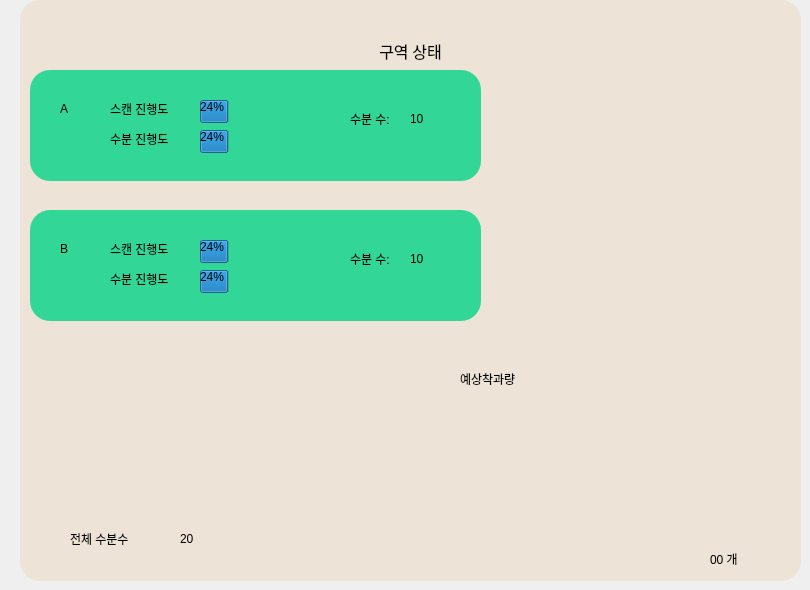
         <widget class="QWidget" name="stat_page">
          <widget class="QGroupBox" name="groupBox_3">
           <property name="geometry">
            <rect>
             <x>20</x>
             <y>0</y>
             <width>781</width>
             <height>581</height>
            </rect>
           </property>
           <property name="styleSheet">
            <string notr="true">background-color: rgb(237, 227, 214);


border-top-left-radius:20px;
border-top-right-radius:20px;
border-bottom-left-radius:20px;
border-bottom-right-radius:20px;</string>
           </property>
           <property name="title">
            <string/>
           </property>
           <widget class="QGroupBox" name="logchart_groupBox">
            <property name="geometry">
             <rect>
              <x>10</x>
              <y>70</y>
              <width>451</width>
              <height>111</height>
             </rect>
            </property>
            <property name="styleSheet">
             <string notr="true">background-color: rgb(50, 214, 150);


border-top-left-radius:20px;
border-top-right-radius:20px;
border-bottom-left-radius:20px;
border-bottom-right-radius:20px;</string>
            </property>
            <property name="title">
             <string/>
            </property>
            <property name="alignment">
             <set>Qt::AlignCenter</set>
            </property>
            <widget class="QLabel" name="label_5">
             <property name="geometry">
              <rect>
               <x>30</x>
               <y>30</y>
               <width>67</width>
               <height>17</height>
              </rect>
             </property>
             <property name="text">
              <string>A</string>
             </property>
            </widget>
            <widget class="QLabel" name="label_6">
             <property name="geometry">
              <rect>
               <x>80</x>
               <y>30</y>
               <width>81</width>
               <height>17</height>
              </rect>
             </property>
             <property name="text">
              <string>스캔 진행도</string>
             </property>
            </widget>
            <widget class="QProgressBar" name="progressBar">
             <property name="geometry">
              <rect>
               <x>170</x>
               <y>30</y>
               <width>118</width>
               <height>23</height>
              </rect>
             </property>
             <property name="value">
              <number>24</number>
             </property>
            </widget>
            <widget class="QProgressBar" name="progressBar_2">
             <property name="geometry">
              <rect>
               <x>170</x>
               <y>60</y>
               <width>118</width>
               <height>23</height>
              </rect>
             </property>
             <property name="value">
              <number>24</number>
             </property>
            </widget>
            <widget class="QLabel" name="label_18">
             <property name="geometry">
              <rect>
               <x>80</x>
               <y>60</y>
               <width>81</width>
               <height>17</height>
              </rect>
             </property>
             <property name="text">
              <string>수분 진행도</string>
             </property>
            </widget>
            <widget class="QLabel" name="label_29">
             <property name="geometry">
              <rect>
               <x>320</x>
               <y>40</y>
               <width>81</width>
               <height>17</height>
              </rect>
             </property>
             <property name="text">
              <string>수분 수: </string>
             </property>
            </widget>
            <widget class="QLabel" name="label_30">
             <property name="geometry">
              <rect>
               <x>380</x>
               <y>40</y>
               <width>61</width>
               <height>17</height>
              </rect>
             </property>
             <property name="text">
              <string>10</string>
             </property>
            </widget>
            <widget class="QPushButton" name="pushButton_6">
             <property name="geometry">
              <rect>
               <x>240</x>
               <y>10</y>
               <width>61</width>
               <height>41</height>
              </rect>
             </property>
             <property name="text">
              <string/>
             </property>
             <property name="icon">
              <iconset resource="resources_test.qrc">
               <normaloff>:/test_sources/disease1.png</normaloff>:/test_sources/disease1.png</iconset>
             </property>
             <property name="iconSize">
              <size>
               <width>50</width>
               <height>50</height>
              </size>
             </property>
            </widget>
            <widget class="QPushButton" name="pushButton_7">
             <property name="geometry">
              <rect>
               <x>240</x>
               <y>60</y>
               <width>61</width>
               <height>41</height>
              </rect>
             </property>
             <property name="text">
              <string/>
             </property>
             <property name="icon">
              <iconset resource="resources_test.qrc">
               <normaloff>:/test_sources/disease2.png</normaloff>:/test_sources/disease2.png</iconset>
             </property>
             <property name="iconSize">
              <size>
               <width>50</width>
               <height>50</height>
              </size>
             </property>
            </widget>
           </widget>
           <widget class="QLabel" name="label_7">
            <property name="geometry">
             <rect>
              <x>310</x>
              <y>40</y>
              <width>161</width>
              <height>21</height>
             </rect>
            </property>
            <property name="font">
             <font>
              <family>NanumSquareRound</family>
              <pointsize>12</pointsize>
              <weight>50</weight>
              <italic>false</italic>
              <bold>false</bold>
             </font>
            </property>
            <property name="styleSheet">
             <string notr="true">font: 12pt &quot;NanumSquareRound&quot;;</string>
            </property>
            <property name="text">
             <string>구역 상태</string>
            </property>
            <property name="alignment">
             <set>Qt::AlignCenter</set>
            </property>
           </widget>
           <widget class="QGroupBox" name="logchart_groupBox_2">
            <property name="geometry">
             <rect>
              <x>10</x>
              <y>210</y>
              <width>451</width>
              <height>111</height>
             </rect>
            </property>
            <property name="styleSheet">
             <string notr="true">background-color: rgb(50, 214, 150);


border-top-left-radius:20px;
border-top-right-radius:20px;
border-bottom-left-radius:20px;
border-bottom-right-radius:20px;</string>
            </property>
            <property name="title">
             <string/>
            </property>
            <property name="alignment">
             <set>Qt::AlignCenter</set>
            </property>
            <widget class="QLabel" name="label_26">
             <property name="geometry">
              <rect>
               <x>30</x>
               <y>30</y>
               <width>67</width>
               <height>17</height>
              </rect>
             </property>
             <property name="text">
              <string>B</string>
             </property>
            </widget>
            <widget class="QLabel" name="label_27">
             <property name="geometry">
              <rect>
               <x>80</x>
               <y>30</y>
               <width>81</width>
               <height>17</height>
              </rect>
             </property>
             <property name="text">
              <string>스캔 진행도</string>
             </property>
            </widget>
            <widget class="QProgressBar" name="progressBar_7">
             <property name="geometry">
              <rect>
               <x>170</x>
               <y>30</y>
               <width>118</width>
               <height>23</height>
              </rect>
             </property>
             <property name="value">
              <number>24</number>
             </property>
            </widget>
            <widget class="QProgressBar" name="progressBar_8">
             <property name="geometry">
              <rect>
               <x>170</x>
               <y>60</y>
               <width>118</width>
               <height>23</height>
              </rect>
             </property>
             <property name="value">
              <number>24</number>
             </property>
            </widget>
            <widget class="QLabel" name="label_28">
             <property name="geometry">
              <rect>
               <x>80</x>
               <y>60</y>
               <width>81</width>
               <height>17</height>
              </rect>
             </property>
             <property name="text">
              <string>수분 진행도</string>
             </property>
            </widget>
            <widget class="QPushButton" name="pushButton_8">
             <property name="geometry">
              <rect>
               <x>240</x>
               <y>10</y>
               <width>61</width>
               <height>41</height>
              </rect>
             </property>
             <property name="text">
              <string/>
             </property>
             <property name="icon">
              <iconset resource="resources_test.qrc">
               <normaloff>:/test_sources/disease1.png</normaloff>:/test_sources/disease1.png</iconset>
             </property>
             <property name="iconSize">
              <size>
               <width>50</width>
               <height>50</height>
              </size>
             </property>
            </widget>
            <widget class="QPushButton" name="pushButton_9">
             <property name="geometry">
              <rect>
               <x>240</x>
               <y>60</y>
               <width>61</width>
               <height>41</height>
              </rect>
             </property>
             <property name="text">
              <string/>
             </property>
             <property name="icon">
              <iconset resource="resources_test.qrc">
               <normaloff>:/test_sources/disease2.png</normaloff>:/test_sources/disease2.png</iconset>
             </property>
             <property name="iconSize">
              <size>
               <width>50</width>
               <height>50</height>
              </size>
             </property>
            </widget>
            <widget class="QLabel" name="label_31">
             <property name="geometry">
              <rect>
               <x>320</x>
               <y>40</y>
               <width>81</width>
               <height>17</height>
              </rect>
             </property>
             <property name="text">
              <string>수분 수: </string>
             </property>
            </widget>
            <widget class="QLabel" name="label_32">
             <property name="geometry">
              <rect>
               <x>380</x>
               <y>40</y>
               <width>61</width>
               <height>17</height>
              </rect>
             </property>
             <property name="text">
              <string>10</string>
             </property>
            </widget>
           </widget>
           <widget class="QLabel" name="label_33">
            <property name="geometry">
             <rect>
              <x>50</x>
              <y>530</y>
              <width>81</width>
              <height>17</height>
             </rect>
            </property>
            <property name="text">
             <string>전체 수분수</string>
            </property>
           </widget>
           <widget class="QLabel" name="label_34">
            <property name="geometry">
             <rect>
              <x>160</x>
              <y>530</y>
              <width>61</width>
              <height>17</height>
             </rect>
            </property>
            <property name="text">
             <string>20</string>
            </property>
           </widget>
           <widget class="QLabel" name="label_35">
            <property name="geometry">
             <rect>
              <x>440</x>
              <y>370</y>
              <width>81</width>
              <height>17</height>
             </rect>
            </property>
            <property name="text">
             <string>예상착과량</string>
            </property>
           </widget>
           <widget class="QPushButton" name="pushButton_10">
            <property name="geometry">
             <rect>
              <x>520</x>
              <y>390</y>
              <width>231</width>
              <height>181</height>
             </rect>
            </property>
            <property name="text">
             <string/>
            </property>
            <property name="icon">
             <iconset resource="resources_test.qrc">
              <normaloff>:/test_sources/apple.png</normaloff>:/test_sources/apple.png</iconset>
            </property>
           </widget>
           <widget class="QLabel" name="label_36">
            <property name="geometry">
             <rect>
              <x>690</x>
              <y>550</y>
              <width>81</width>
              <height>17</height>
             </rect>
            </property>
            <property name="text">
             <string>00 개</string>
            </property>
           </widget>
          </widget>
         </widget>
